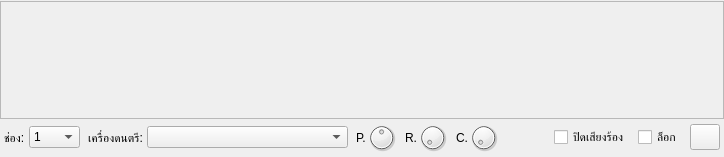
<?xml version="1.0" encoding="UTF-8"?>
<ui version="4.0">
 <class>ChannelMixer</class>
 <widget class="QWidget" name="ChannelMixer">
  <property name="geometry">
   <rect>
    <x>0</x>
    <y>0</y>
    <width>724</width>
    <height>157</height>
   </rect>
  </property>
  <property name="windowTitle">
   <string>Form</string>
  </property>
  <property name="autoFillBackground">
   <bool>true</bool>
  </property>
  <layout class="QVBoxLayout" name="verticalLayout">
   <property name="spacing">
    <number>2</number>
   </property>
   <property name="leftMargin">
    <number>0</number>
   </property>
   <property name="topMargin">
    <number>0</number>
   </property>
   <property name="rightMargin">
    <number>0</number>
   </property>
   <property name="bottomMargin">
    <number>2</number>
   </property>
   <item>
    <widget class="BackgroundChMx" name="frame">
     <property name="minimumSize">
      <size>
       <width>0</width>
       <height>118</height>
      </size>
     </property>
     <property name="maximumSize">
      <size>
       <width>16777215</width>
       <height>118</height>
      </size>
     </property>
     <property name="frameShape">
      <enum>QFrame::StyledPanel</enum>
     </property>
     <property name="frameShadow">
      <enum>QFrame::Raised</enum>
     </property>
     <layout class="QHBoxLayout" name="horizontalLayout_8">
      <property name="spacing">
       <number>2</number>
      </property>
      <property name="leftMargin">
       <number>0</number>
      </property>
      <property name="topMargin">
       <number>0</number>
      </property>
      <property name="rightMargin">
       <number>0</number>
      </property>
      <property name="bottomMargin">
       <number>0</number>
      </property>
      <item>
       <widget class="ChMx" name="ch1" native="true">
        <property name="minimumSize">
         <size>
          <width>41</width>
          <height>0</height>
         </size>
        </property>
        <property name="maximumSize">
         <size>
          <width>45</width>
          <height>16777215</height>
         </size>
        </property>
        <property name="autoFillBackground">
         <bool>true</bool>
        </property>
       </widget>
      </item>
      <item>
       <widget class="ChMx" name="ch2" native="true">
        <property name="minimumSize">
         <size>
          <width>41</width>
          <height>0</height>
         </size>
        </property>
        <property name="maximumSize">
         <size>
          <width>45</width>
          <height>16777215</height>
         </size>
        </property>
        <property name="autoFillBackground">
         <bool>true</bool>
        </property>
       </widget>
      </item>
      <item>
       <widget class="ChMx" name="ch3" native="true">
        <property name="minimumSize">
         <size>
          <width>41</width>
          <height>0</height>
         </size>
        </property>
        <property name="maximumSize">
         <size>
          <width>45</width>
          <height>16777215</height>
         </size>
        </property>
        <property name="autoFillBackground">
         <bool>true</bool>
        </property>
       </widget>
      </item>
      <item>
       <widget class="ChMx" name="ch4" native="true">
        <property name="minimumSize">
         <size>
          <width>41</width>
          <height>0</height>
         </size>
        </property>
        <property name="maximumSize">
         <size>
          <width>45</width>
          <height>16777215</height>
         </size>
        </property>
        <property name="autoFillBackground">
         <bool>true</bool>
        </property>
       </widget>
      </item>
      <item>
       <widget class="ChMx" name="ch5" native="true">
        <property name="minimumSize">
         <size>
          <width>41</width>
          <height>0</height>
         </size>
        </property>
        <property name="maximumSize">
         <size>
          <width>45</width>
          <height>16777215</height>
         </size>
        </property>
        <property name="autoFillBackground">
         <bool>true</bool>
        </property>
       </widget>
      </item>
      <item>
       <widget class="ChMx" name="ch6" native="true">
        <property name="minimumSize">
         <size>
          <width>41</width>
          <height>0</height>
         </size>
        </property>
        <property name="maximumSize">
         <size>
          <width>45</width>
          <height>16777215</height>
         </size>
        </property>
        <property name="autoFillBackground">
         <bool>true</bool>
        </property>
       </widget>
      </item>
      <item>
       <widget class="ChMx" name="ch7" native="true">
        <property name="minimumSize">
         <size>
          <width>41</width>
          <height>0</height>
         </size>
        </property>
        <property name="maximumSize">
         <size>
          <width>45</width>
          <height>16777215</height>
         </size>
        </property>
        <property name="autoFillBackground">
         <bool>true</bool>
        </property>
       </widget>
      </item>
      <item>
       <widget class="ChMx" name="ch8" native="true">
        <property name="minimumSize">
         <size>
          <width>41</width>
          <height>0</height>
         </size>
        </property>
        <property name="maximumSize">
         <size>
          <width>45</width>
          <height>16777215</height>
         </size>
        </property>
        <property name="autoFillBackground">
         <bool>true</bool>
        </property>
       </widget>
      </item>
      <item>
       <widget class="ChMx" name="ch9" native="true">
        <property name="minimumSize">
         <size>
          <width>41</width>
          <height>0</height>
         </size>
        </property>
        <property name="maximumSize">
         <size>
          <width>45</width>
          <height>16777215</height>
         </size>
        </property>
        <property name="autoFillBackground">
         <bool>true</bool>
        </property>
       </widget>
      </item>
      <item>
       <widget class="ChMx" name="ch10" native="true">
        <property name="minimumSize">
         <size>
          <width>41</width>
          <height>0</height>
         </size>
        </property>
        <property name="maximumSize">
         <size>
          <width>45</width>
          <height>16777215</height>
         </size>
        </property>
        <property name="autoFillBackground">
         <bool>true</bool>
        </property>
       </widget>
      </item>
      <item>
       <widget class="ChMx" name="ch11" native="true">
        <property name="minimumSize">
         <size>
          <width>41</width>
          <height>0</height>
         </size>
        </property>
        <property name="maximumSize">
         <size>
          <width>45</width>
          <height>16777215</height>
         </size>
        </property>
        <property name="autoFillBackground">
         <bool>true</bool>
        </property>
       </widget>
      </item>
      <item>
       <widget class="ChMx" name="ch12" native="true">
        <property name="minimumSize">
         <size>
          <width>41</width>
          <height>0</height>
         </size>
        </property>
        <property name="maximumSize">
         <size>
          <width>45</width>
          <height>16777215</height>
         </size>
        </property>
        <property name="autoFillBackground">
         <bool>true</bool>
        </property>
       </widget>
      </item>
      <item>
       <widget class="ChMx" name="ch13" native="true">
        <property name="minimumSize">
         <size>
          <width>41</width>
          <height>0</height>
         </size>
        </property>
        <property name="maximumSize">
         <size>
          <width>45</width>
          <height>16777215</height>
         </size>
        </property>
        <property name="autoFillBackground">
         <bool>true</bool>
        </property>
       </widget>
      </item>
      <item>
       <widget class="ChMx" name="ch14" native="true">
        <property name="minimumSize">
         <size>
          <width>41</width>
          <height>0</height>
         </size>
        </property>
        <property name="maximumSize">
         <size>
          <width>45</width>
          <height>16777215</height>
         </size>
        </property>
        <property name="autoFillBackground">
         <bool>true</bool>
        </property>
       </widget>
      </item>
      <item>
       <widget class="ChMx" name="ch15" native="true">
        <property name="minimumSize">
         <size>
          <width>41</width>
          <height>0</height>
         </size>
        </property>
        <property name="maximumSize">
         <size>
          <width>45</width>
          <height>16777215</height>
         </size>
        </property>
        <property name="autoFillBackground">
         <bool>true</bool>
        </property>
       </widget>
      </item>
      <item>
       <widget class="ChMx" name="ch16" native="true">
        <property name="minimumSize">
         <size>
          <width>41</width>
          <height>0</height>
         </size>
        </property>
        <property name="maximumSize">
         <size>
          <width>45</width>
          <height>16777215</height>
         </size>
        </property>
        <property name="autoFillBackground">
         <bool>true</bool>
        </property>
       </widget>
      </item>
     </layout>
    </widget>
   </item>
   <item>
    <layout class="QHBoxLayout" name="horizontalLayout_7">
     <property name="spacing">
      <number>8</number>
     </property>
     <property name="leftMargin">
      <number>4</number>
     </property>
     <property name="rightMargin">
      <number>4</number>
     </property>
     <item>
      <layout class="QHBoxLayout" name="horizontalLayout_2">
       <property name="spacing">
        <number>4</number>
       </property>
       <item>
        <widget class="QLabel" name="label">
         <property name="text">
          <string>ช่อง:</string>
         </property>
        </widget>
       </item>
       <item>
        <widget class="QComboBox" name="cbCh">
         <property name="minimumSize">
          <size>
           <width>51</width>
           <height>0</height>
          </size>
         </property>
         <property name="focusPolicy">
          <enum>Qt::NoFocus</enum>
         </property>
         <property name="sizeAdjustPolicy">
          <enum>QComboBox::AdjustToContents</enum>
         </property>
         <item>
          <property name="text">
           <string>1</string>
          </property>
         </item>
         <item>
          <property name="text">
           <string>2</string>
          </property>
         </item>
         <item>
          <property name="text">
           <string>3</string>
          </property>
         </item>
         <item>
          <property name="text">
           <string>4</string>
          </property>
         </item>
         <item>
          <property name="text">
           <string>5</string>
          </property>
         </item>
         <item>
          <property name="text">
           <string>6</string>
          </property>
         </item>
         <item>
          <property name="text">
           <string>7</string>
          </property>
         </item>
         <item>
          <property name="text">
           <string>8</string>
          </property>
         </item>
         <item>
          <property name="text">
           <string>9</string>
          </property>
         </item>
         <item>
          <property name="text">
           <string>10</string>
          </property>
         </item>
         <item>
          <property name="text">
           <string>11</string>
          </property>
         </item>
         <item>
          <property name="text">
           <string>12</string>
          </property>
         </item>
         <item>
          <property name="text">
           <string>13</string>
          </property>
         </item>
         <item>
          <property name="text">
           <string>14</string>
          </property>
         </item>
         <item>
          <property name="text">
           <string>15</string>
          </property>
         </item>
         <item>
          <property name="text">
           <string>16</string>
          </property>
         </item>
        </widget>
       </item>
      </layout>
     </item>
     <item>
      <layout class="QHBoxLayout" name="horizontalLayout_3">
       <property name="spacing">
        <number>4</number>
       </property>
       <item>
        <widget class="QLabel" name="label_2">
         <property name="text">
          <string>เครื่องดนตรี:</string>
         </property>
        </widget>
       </item>
       <item>
        <widget class="QComboBox" name="cbInts">
         <property name="minimumSize">
          <size>
           <width>201</width>
           <height>0</height>
          </size>
         </property>
         <property name="focusPolicy">
          <enum>Qt::NoFocus</enum>
         </property>
         <property name="maxVisibleItems">
          <number>14</number>
         </property>
         <property name="sizeAdjustPolicy">
          <enum>QComboBox::AdjustToContents</enum>
         </property>
        </widget>
       </item>
      </layout>
     </item>
     <item>
      <layout class="QHBoxLayout" name="horizontalLayout_4">
       <property name="spacing">
        <number>0</number>
       </property>
       <item>
        <widget class="QLabel" name="label_3">
         <property name="text">
          <string>P.</string>
         </property>
        </widget>
       </item>
       <item>
        <widget class="QDial" name="dialPan">
         <property name="minimumSize">
          <size>
           <width>31</width>
           <height>31</height>
          </size>
         </property>
         <property name="maximumSize">
          <size>
           <width>31</width>
           <height>31</height>
          </size>
         </property>
         <property name="focusPolicy">
          <enum>Qt::NoFocus</enum>
         </property>
         <property name="toolTip">
          <string>กึ่งกลาง</string>
         </property>
         <property name="maximum">
          <number>127</number>
         </property>
         <property name="pageStep">
          <number>1</number>
         </property>
         <property name="value">
          <number>64</number>
         </property>
        </widget>
       </item>
      </layout>
     </item>
     <item>
      <layout class="QHBoxLayout" name="horizontalLayout_5">
       <property name="spacing">
        <number>0</number>
       </property>
       <item>
        <widget class="QLabel" name="label_4">
         <property name="text">
          <string>R.</string>
         </property>
        </widget>
       </item>
       <item>
        <widget class="QDial" name="dialReverb">
         <property name="minimumSize">
          <size>
           <width>31</width>
           <height>31</height>
          </size>
         </property>
         <property name="maximumSize">
          <size>
           <width>31</width>
           <height>31</height>
          </size>
         </property>
         <property name="focusPolicy">
          <enum>Qt::NoFocus</enum>
         </property>
         <property name="toolTip">
          <string>เสียงก้อง  0</string>
         </property>
         <property name="maximum">
          <number>127</number>
         </property>
         <property name="pageStep">
          <number>1</number>
         </property>
         <property name="value">
          <number>0</number>
         </property>
        </widget>
       </item>
      </layout>
     </item>
     <item>
      <layout class="QHBoxLayout" name="horizontalLayout_6">
       <property name="spacing">
        <number>0</number>
       </property>
       <item>
        <widget class="QLabel" name="label_5">
         <property name="text">
          <string>C.</string>
         </property>
        </widget>
       </item>
       <item>
        <widget class="QDial" name="dialChorus">
         <property name="minimumSize">
          <size>
           <width>31</width>
           <height>31</height>
          </size>
         </property>
         <property name="maximumSize">
          <size>
           <width>31</width>
           <height>31</height>
          </size>
         </property>
         <property name="focusPolicy">
          <enum>Qt::NoFocus</enum>
         </property>
         <property name="toolTip">
          <string>เสียงประสาน  0</string>
         </property>
         <property name="maximum">
          <number>127</number>
         </property>
         <property name="pageStep">
          <number>1</number>
         </property>
         <property name="value">
          <number>0</number>
         </property>
        </widget>
       </item>
      </layout>
     </item>
     <item>
      <spacer name="horizontalSpacer">
       <property name="orientation">
        <enum>Qt::Horizontal</enum>
       </property>
       <property name="sizeHint" stdset="0">
        <size>
         <width>40</width>
         <height>20</height>
        </size>
       </property>
      </spacer>
     </item>
     <item>
      <widget class="QCheckBox" name="chbMuteVoice">
       <property name="focusPolicy">
        <enum>Qt::NoFocus</enum>
       </property>
       <property name="text">
        <string>ปิดเสียงร้อง</string>
       </property>
      </widget>
     </item>
     <item>
      <widget class="QCheckBox" name="chbLock">
       <property name="focusPolicy">
        <enum>Qt::NoFocus</enum>
       </property>
       <property name="text">
        <string>ล็อก</string>
       </property>
      </widget>
     </item>
     <item>
      <widget class="QPushButton" name="btnSettingVu">
       <property name="minimumSize">
        <size>
         <width>30</width>
         <height>26</height>
        </size>
       </property>
       <property name="maximumSize">
        <size>
         <width>30</width>
         <height>26</height>
        </size>
       </property>
       <property name="focusPolicy">
        <enum>Qt::NoFocus</enum>
       </property>
       <property name="toolTip">
        <string>ตั้งค่า LED Meter</string>
       </property>
       <property name="text">
        <string/>
       </property>
       <property name="icon">
        <iconset resource="../icons.qrc">
         <normaloff>:/Icons/settings.png</normaloff>:/Icons/settings.png</iconset>
       </property>
       <property name="iconSize">
        <size>
         <width>12</width>
         <height>12</height>
        </size>
       </property>
      </widget>
     </item>
    </layout>
   </item>
  </layout>
 </widget>
 <customwidgets>
  <customwidget>
   <class>ChMx</class>
   <extends>QWidget</extends>
   <header>ChMx.h</header>
   <container>1</container>
  </customwidget>
  <customwidget>
   <class>BackgroundChMx</class>
   <extends>QFrame</extends>
   <header>ChannelMixer.h</header>
   <container>1</container>
  </customwidget>
 </customwidgets>
 <resources>
  <include location="../icons.qrc"/>
 </resources>
 <connections/>
</ui>
